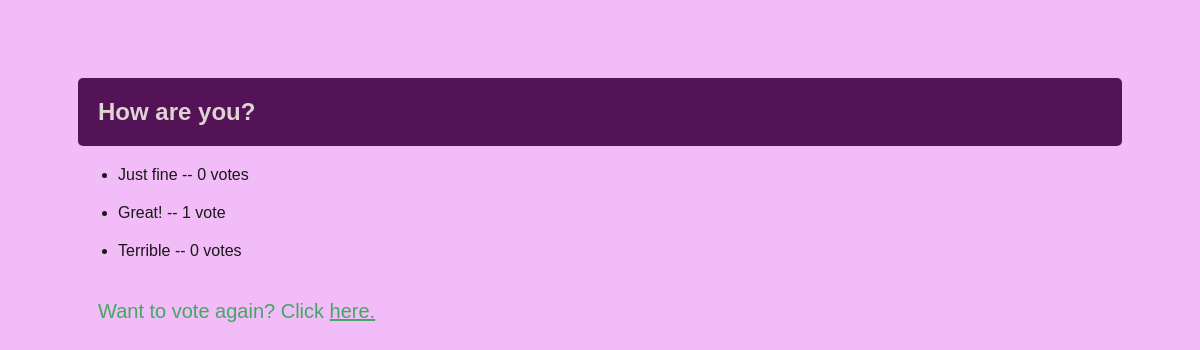
The app's page /portfolio/polls2/results/, older data.
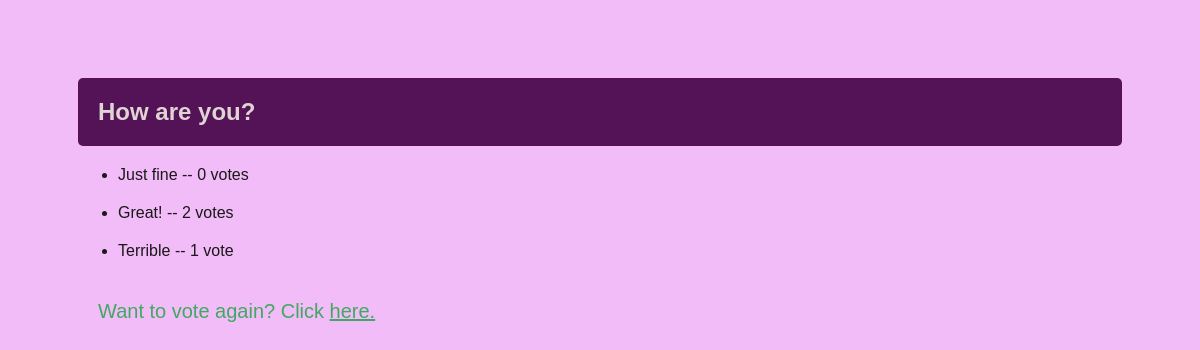
The same page, newer data.
### polls/models.py (models this page shows, shortened)
class Choice(models.Model):
    question = models.ForeignKey(Question, on_delete=models.CASCADE)
    choice_text = models.CharField(max_length=200)
    votes = models.IntegerField(default=0)

### polls/views.py (the view)
# urls.py: path('<int:question_id>/results/', views.results, name='results'),
def results(request, question_id):
    question = get_object_or_404(Question, pk=question_id)
    return render(request, 'polls/results.html', {'question': question})

### app/context_processors.py (called while the page is built)
def profile(request):
    try:
        user = User.objects.get(pk=request.user.pk)
    except User.DoesNotExist:
        user = None
    if user:
        profile = Profile.objects.get(user=user)
        return {'current_profile': profile}
    else:
        profile = Profile.objects.all()[0]
        return {'profile': profile}

### polls/templates/polls/results.html (shortened to what this page needs)
<!DOCTYPE html>
<html lang="en">
<head>
</head>
<body>
    <h2>{{ question.question_text }}</h2>
    <ul>
    {% for choice in question.choice_set.all %}
        <li>{{ choice.choice_text }} -- {{ choice.votes }} vote{{ choice.votes|pluralize }}</li>
    {% endfor %}
    </ul>
<div><p>Want to vote again? Click <a href="{% url 'polls:detail' question.id %}">here.</a></p></div>
</body>
</html>

Row changes from the older to the newer data that the page shows:
changed Choice "Great!": votes "1" → "2"
changed Choice "Terrible": votes "0" → "1"
